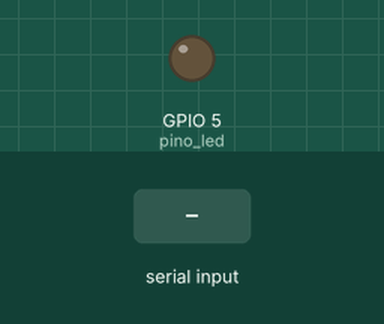
Bench run of a program on a simulated Raspberry Pi (BCM pin numbers). Parts: output pins drawn as LEDs (lit = HIGH). The inputs (shaded band) are chosen by the test bench. What the program prints to the terminal is not drawn.

Above: at 1.2 s.
1.3 s: "1" typed at the terminal, then Enter
At 4.1 s:
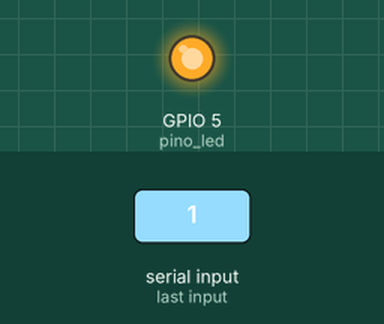
Timing chart, 0 to 5.6 s (numbered marks = the images above; inputs shaded):
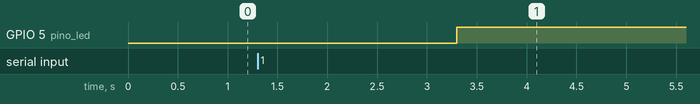

Measured:
- after the input at 1.3 s, GPIO 5 (pino_led): LOW → HIGH after 2.0 s

The program:

contagem_regressiva.py
```python
# Importa as funcoes para manipulacao do tempo e dos pinos da Raspberry
import RPi.GPIO as GPIO
import time

# Funcao para escrever a contagem na tela da maneira especificada
def contagem(number):
	min, sec = divmod(int(number), 60) # Acha a quantidade de minutos e segundos para contagem

	# Conta ate chegar em zero
	while ((min >= 0) and (sec >= 0)):

		# Printa a contagem sempre na mesma linha
		print(f'\rContagem regressiva ({min :02d}:{sec :02d})', end='')
		time.sleep(1) # Aguarda 1 segundo
		sec -= 1 # Diminui a contagem dos segundos
		if sec < 0: # Caso os segundos acabem, reseta os segundos e diminui os minutos
			sec = 59
			min -= 1
#########################################

pino_led = 5 # LED esta no pino 5

# Inicializa a biblioteca de GPIO e desativa os Warnings de versão antiga
GPIO.setwarnings(False)
GPIO.setmode(GPIO.BCM)
GPIO.setup(pino_led, GPIO.OUT)

# Desliga o LED
GPIO.output(pino_led, GPIO.LOW)

# Obtencao do valor pelo usuario ate ser um valor valido
value = 0
while True:
	try:
		num = input("Digite o tempo da contagem em segundos: ")
		value = int(num)

		if value >= 0:	# Caso for valido, procede para contagem
			break
		else:
			print('Digite um numero positivo por favor')
	except ValueError:
		print("Formato de numero invalido, tente novamente")

# Realiza a contagem
contagem(value)
# Quando acaba a contagem,  acende o LED
print("\nAcendeu!")
GPIO.output(pino_led, GPIO.HIGH)

# Espera com o led ligado ate uma interrupcao de teclado
try:
	while True:
		pass
# Limpa os pinos quando o programa acaba
except KeyboardInterrupt:
	GPIO.cleanup()
```
